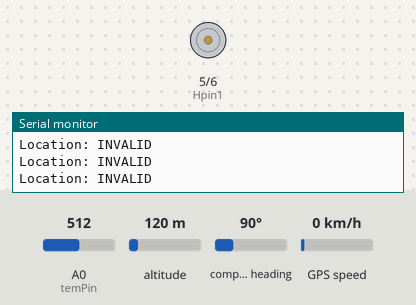
Simulated run of this sketch. Board: Arduino Uno, built with avr-gcc and run on an emulated ATmega328P. Parts: motor-driver pin pairs drawn as motors (green arrow = first pin HIGH = forward, orange = second pin HIGH = backward, longer = more drive), the last lines printed to the serial monitor. The test bench sets the inputs (shaded band); at power-on: A0 (temPin) = 512, altitude 120 m, compass heading 90°, GPS speed 0 km/h. The GPS gets a fix after 3 s at 37.7749, -122.4194 with 8 satellites.

Above: at 1.3 s.
1.4 s: A0 (temPin) set to 659
4.4 s: A0 (temPin) set to 678
At 4.93 s:
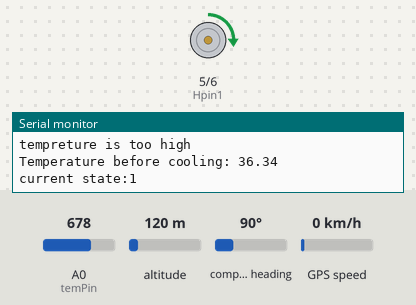
At 8.2 s:
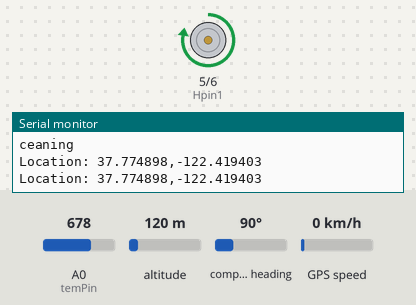
Timing chart, 0 to 40.1 s (numbered marks = the images above; inputs shaded):
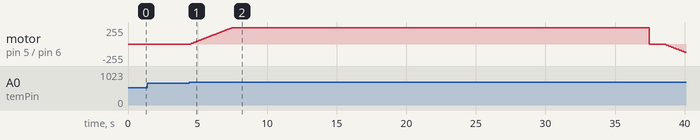

Measured:
- the behaviour switches between 666 and 667 on A0 (temPin) (found by bisection; images 0 and 1)
- after the input at 4.4 s, motor on pin 5 (Hpin1) / pin 6 (Hpin2): rises from stopped to forward 245/255 in 3.0 s, then falls to backward 125/255 in 32.6 s

The sketch:

motor_V3.ino
```cpp
#include <MsTimer2.h>
#include "config.h"
#include <mcp_can.h>
#include <SPI.h>
#include <TinyGPS++.h>
#include <SoftwareSerial.h>
static const int RXPin = 3, TXPin = 2;
static const uint32_t GPSBaud = 9600;
SoftwareSerial ss(RXPin, TXPin);

TinyGPSPlus gps;
// Build an ID or PGN
const int SPI_CS_PIN = 10;
long unsigned int txID = 0x1881ADBA;
long unsigned int txID_LAT = 0x1881AEBA;
long unsigned int txID_LONG = 0x1881AFBA;
// This format is typical of a 29 bit identifier.. the most significant digit is never greater than one.
unsigned char stmp[8] = {1, 1, 1, 1, 2, 2, 2, 2};
unsigned char stmp_LAT[8] = {1, 1, 1, 1, 2, 2, 2, 2};
unsigned char stmp_LONG[8] = {1, 1, 1, 1, 2, 2, 2, 2};

//Temperature:
//Ventilator should start at a temperature of 45°C
//and has to do the following operation:
//30s cleaning - 10min cooling - 30s cleaning - 10min cooling -
//... while the temperature is to high (between 45°C and 55°C is ok)
//Accuracy of the temperature: +- 1°C will do

int temPin = A0;  // for temp
double valA0=0;
float ntc=0;
float tem=0;
//int tem=0;
float tem_old=20;
//String message = "Temperature : ";

 float GPS_LONG;
 float GPS_LAT;

enum state_enum {STOP,SSTART1,CLEAN,SSTART2,COOL};
uint8_t state = STOP;
uint8_t laststate = STOP;
int delayforgps=0;
int Hpin1=5;
int Hpin2=6;
int n1=0;
int n2=0;
int delta=5;
int slowtime=SStime/50;
int cleanstart=0;
int cleanend=0;
int coolstart=0;
int coolend=0;
    String message = "Current Temperature : ";
    String message1 = "Temperature sent: ";
    String message3 = "Temperature after cooling: ";
    String message2 = "Temperature before cooling: ";


MCP_CAN CAN(SPI_CS_PIN);

void timer10min()
{
  MsTimer2::stop();
  coolend = 1;
  Serial.println("interrupt: timer10min");
}

void timer30s()
{
  Serial.println("interrupt: timer30");
  MsTimer2::stop();
  cleanend =1;
  //Serial.println("cleanend:");
        // Serial.println(cleanend);
}

void slowstart1()
{
  cleanstart=0;
  MsTimer2::stop();
  if(n1+5< 250)
  {
    n1=n1+5;    //50 times to get 245
  }
  analogWrite(Hpin1, n1);
  //Serial.println(n1);
}
void slowstart2()
{
  coolstart=0;
  MsTimer2::stop();
  if(n2+5< 250)
  {
    n2=n2+5;    //50 times to get 250
  }
  analogWrite(Hpin2, n2);
  //Serial.println(n2);
}


void setup() {

    Serial.begin(9600);
      ss.begin(GPSBaud);
  Serial.println(F("DeviceExample.ino"));
  Serial.println(F("A simple demonstration of TinyGPS++ with an attached GPS module"));
  Serial.print(F("Testing TinyGPS++ library v. ")); Serial.println(TinyGPSPlus::libraryVersion());
  Serial.println(F("by Mikal Hart"));
  Serial.println(F("Edited By www.maxphi.com"));
  Serial.println();

  // In the begining ventilator stop
    analogWrite(Hpin1, 0);
    analogWrite(Hpin2, 0);

  // checking tem setting
    if (tem_H < tem_L)
     {
      Serial.println("ERROR FOR TEM SETTING");
      int tem_H1=tem_H;
      tem_H=tem_L;
      tem_L=tem_H1;
     }

  // checking CANBUS
    while (CAN_OK != CAN.begin(CAN_250KBPS))              // init can bus : baudrate = 250K
    {
         Serial.println("CAN BUS Module Failed to Initialized");
        Serial.println("Retrying....");
        delay(200);

    }
    Serial.println("CAN BUS Shield init ok!");

}
void displayInfo()
{
  Serial.print(F("Location: "));
  if (gps.location.isValid())
  {
    Serial.print(gps.location.lat(), 6);
    GPS_LAT= (float)(gps.location.lat());
    dtostrf(GPS_LAT,3, 4, stmp_LAT);

    Serial.print(F(","));
    GPS_LONG= (float)(gps.location.lng());
    dtostrf(GPS_LAT,3, 4, stmp_LONG);
    Serial.print(gps.location.lng(), 6);


  }
  else
  {
    Serial.print(F("INVALID"));
  }
  if(delayforgps< 45)
  {delayforgps++;}
  else{
    CAN.sendMsgBuf(txID_LAT,1, 8, stmp_LAT);
    CAN.sendMsgBuf(txID_LONG,1, 8, stmp_LONG);
    delayforgps=0;
    Serial.println("gps send");
    }
  Serial.println();
}
void loop() {
    while (ss.available() > 0)
    if (gps.encode(ss.read()))
      displayInfo();

  if (millis() > 5000 && gps.charsProcessed() < 10)
  {
    Serial.println(F("No GPS detected: check wiring."));
    while(true);
  }

    //detect temperature
    valA0 = analogRead(temPin);
    ntc=2762000/valA0-2700;
    tem = 3700/(log(ntc)+4.73)-273.15;
   // tem=temd;
    //Serial.println(message+tem);
    if(state != laststate)
    {
      Serial.print("current state:");
      Serial.println(state);
      laststate= state;
    }
    if(tem > tem_old+1 || tem < tem_old-1)
    {
       stmp[1]=tem;
       Serial.println(message1+tem);
       CAN.sendMsgBuf(txID,1, 8, stmp);
       tem_old= tem;
    }

    switch (state)
    {
      case STOP:

            analogWrite(Hpin1, 0);
            analogWrite(Hpin2, 0);
            if(enableTem == 0)
              {
               Serial.println("tempreture is too high");
               state= SSTART1;
               Serial.println(message2+tem);
              }
            if(enableTem ==1 && tem > tem_H)
              {
               Serial.println("tempreture is too high");
               state= SSTART1;
               Serial.println(message2+tem);
              }
           break;

      case SSTART1:
           if(n1 != 245 && cleanstart==0)
           {
             MsTimer2::set(slowtime,slowstart1);
             MsTimer2::start();
             cleanstart=1;
           }
           if(n1 == 245)
           {
             state= CLEAN;
             cleanstart=1;
           }
           break;

      case CLEAN:
           if(cleanstart == 1)
            {
             //start a timing which generate an intterupt 30s later and set cleanend=1
             MsTimer2::set(cleantime, timer30s);
             MsTimer2::start();
             cleanstart = 0;
             Serial.println("ceaning");
            }

           if(cleanend == 1 )
             {
               n1=0;
               analogWrite(Hpin1, n1);
               cleanend = 0;
               coolstart = 0;
               Serial.println("cleanend");
               delay(slowdowntime);
               state=SSTART2;
             }
           break;

      case SSTART2:
           if(n2 != 245 && coolstart==0)
           {
             MsTimer2::set(slowtime,slowstart2);
             MsTimer2::start();
             coolstart=1;
           }
           if(n2 == 245)
           {
             state= COOL;
             coolstart=1;
           }
           break;

      case COOL:
           if(coolstart == 1)
            {
             //start a timing which generate an intterupt 10min later and set cleanend=1
             MsTimer2::set(cooltime, timer10min);
             MsTimer2::start();
             coolstart = 0;
             Serial.println("cooling");
            }

           if(coolend == 1 )
             {
              n2=0;
              analogWrite(Hpin2, n2);
              coolend = 0;
              state=STOP;
              Serial.println("coolend");
              delay(slowdowntime);
              if(enableTem ==0)
                {
                  state = SSTART1;
                }
              if(enableTem ==1 && tem >= tem_L)
                {state=SSTART1;Serial.println(message3+tem);}
              if(enableTem == 1 && tem < tem_L)
                {state=STOP;Serial.println(message3+tem);}
             }
           break;
    }
}
```

config.h
```cpp
#include <Arduino.h>
// slow start time setting in ms. After SStime milliseconds, the ventilator will work in full speed.
int SStime=3000; //3s

// time setting for the ventilator to slow down between the state change of clean and cool
int slowdowntime=1000; //0.5s

// time setting for clean
int cleantime=30000; //30s

// time setting for cool
int cooltime=15000; //15s

//set enableTem to 0 then the ventilator will always on. set enableTem to 1 then Ventilator starts at a temperature of tem_H
// when temperature is higher than tem_H, the ventilator start running, it stops when temperture is lower than tem_H
// The range of the temperature sensor is 40℃ - 120℃
int enableTem=1;
int tem_L=32;
int tem_H=35;
```
